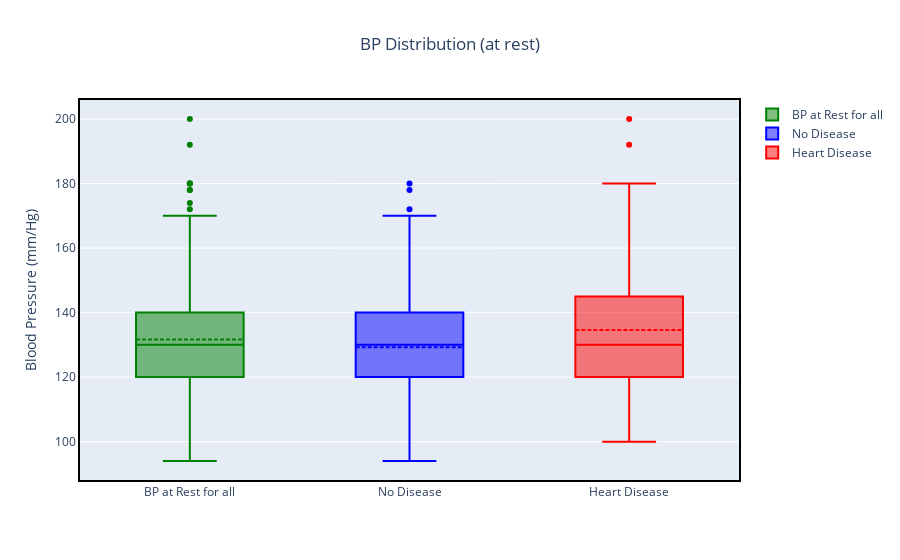

The code cell stored with this chart in its notebook:
### Markdown cell above
### A box plot was used to display the distribution of blood pressure at rest (resting_BP) in the dataset. This plot provides a visual representation of the central tendency, spread, and presence of outliers in blood pressure measurements.

### Code cell
fig = go.Figure()

fig.add_trace(go.Box(y=data['resting_BP'], name='BP at Rest for all', marker_color='green', boxmean=True))
fig.add_trace(go.Box(y=data[data['heart_Disease_Severity'] == 0]['resting_BP'], name='No Disease', marker_color='blue', boxmean=True))
fig.add_trace(go.Box(y=data[data['heart_Disease_Severity'] != 0]['resting_BP'], name='Heart Disease', marker_color='red', boxmean=True))

fig.update_layout(title='BP Distribution (at rest)', yaxis_title='Blood Pressure (mm/Hg)', title_x=0.5)
fig.update_xaxes(showline=True, linewidth=2, linecolor='black', mirror=True)
fig.update_yaxes(showline=True, linewidth=2, linecolor='black', mirror=True)

fig.show()

### Figure 1 — Plotly figure (JSON) as saved in the notebook; plotly's stock layout.template omitted (floating-point values rounded to 4 significant figures; data arrays with more than 128 entries replaced by an {"elided": "..."} marker saying what was removed)
{"data": [{"boxmean": true, "marker": {"color": "green"}, "name": "BP at Rest for all", "type": "box", "y": {"elided": "303 int values"}}, {"boxmean": true, "marker": {"color": "blue"}, "name": "No Disease", "type": "box", "y": {"elided": "164 int values"}}, {"boxmean": true, "marker": {"color": "red"}, "name": "Heart Disease", "type": "box", "y": {"elided": "139 int values"}}], "layout": {"title": {"text": "BP Distribution (at rest)", "x": 0.5}, "xaxis": {"linecolor": "black", "linewidth": 2, "mirror": true, "showline": true}, "yaxis": {"linecolor": "black", "linewidth": 2, "mirror": true, "showline": true, "title": {"text": "Blood Pressure (mm/Hg)"}}}}
